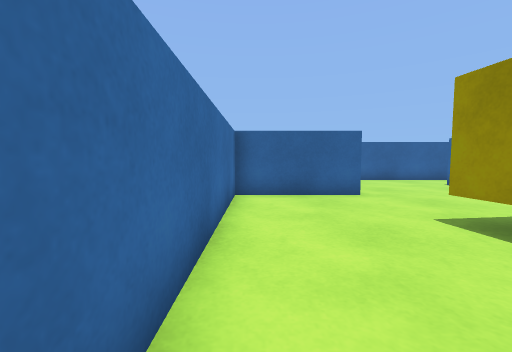
view 1 (above)

18 first-person views from a walk through a 3-D level made in the Unity game engine. The camera is 0.58 m above the floor, tilts 4° down and sees 90° across. The floor is counted in squares, 0.5 m on a side. Each view is taken from the middle of a square. On the plan, view 1 faces up. The plan holds only what a view shows up to about 12 squares ahead; the rest is blank.

view 2
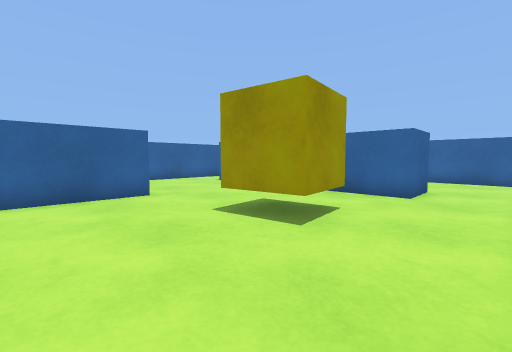

view 3
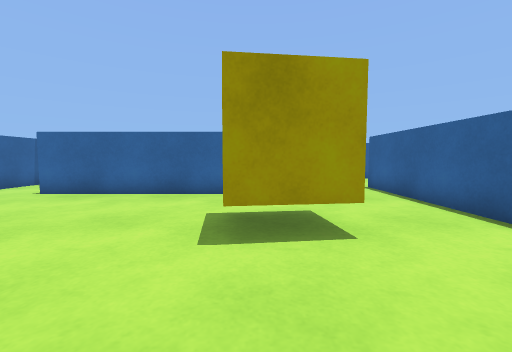

view 4
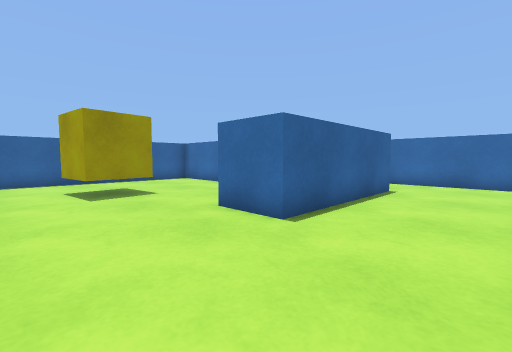

view 5
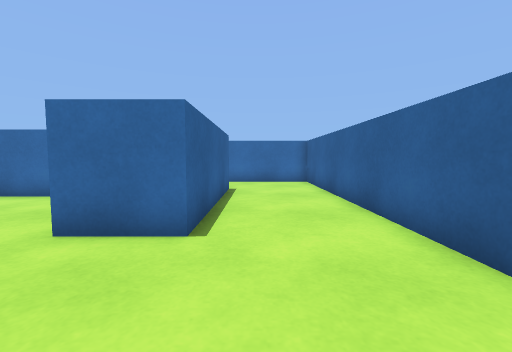

view 6
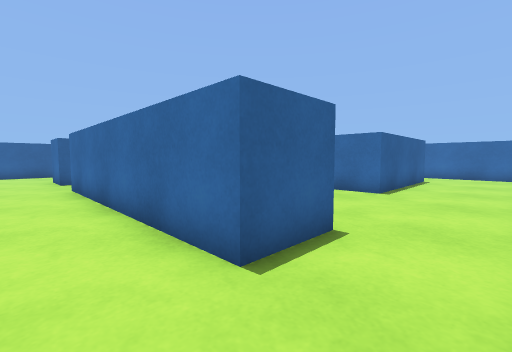

view 7
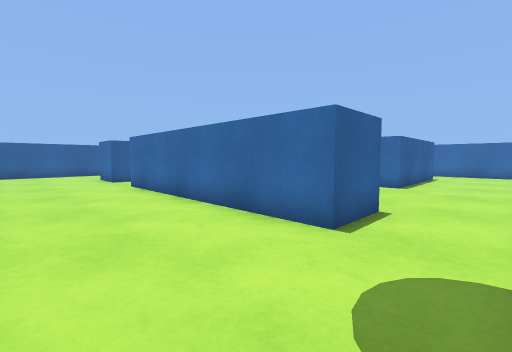

view 8
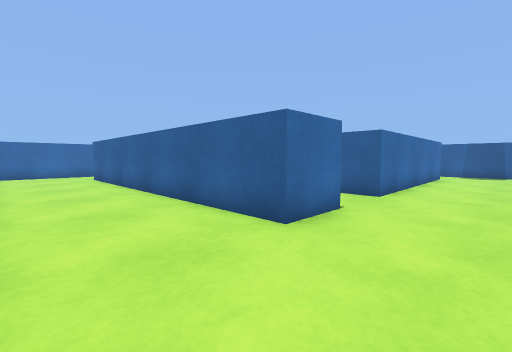

view 9
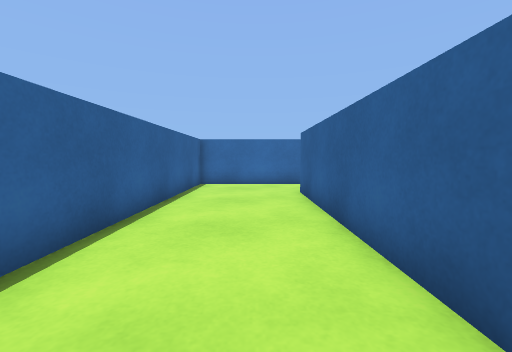

view 10
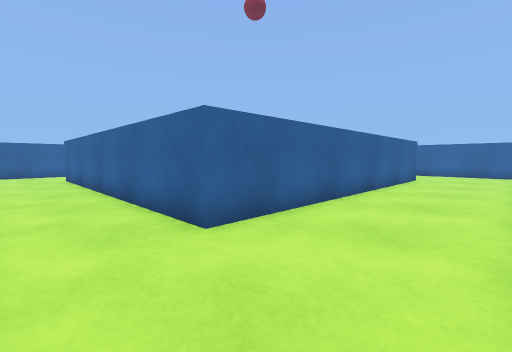

view 11
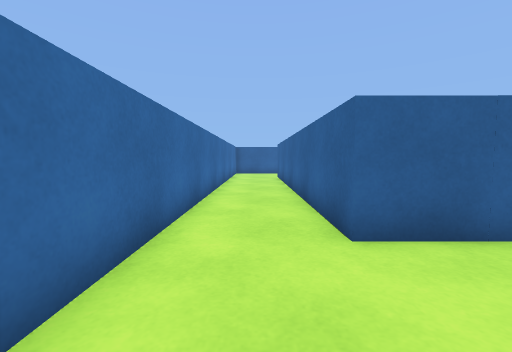

view 12
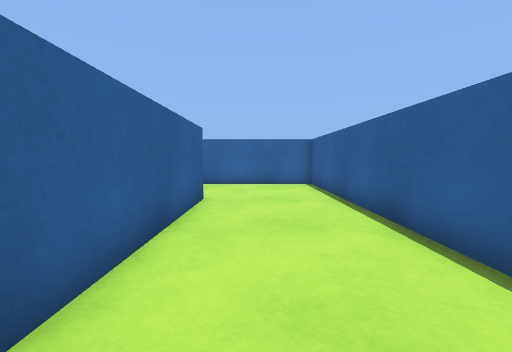

view 13
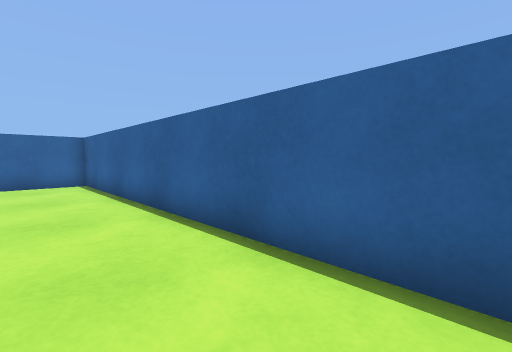

view 14
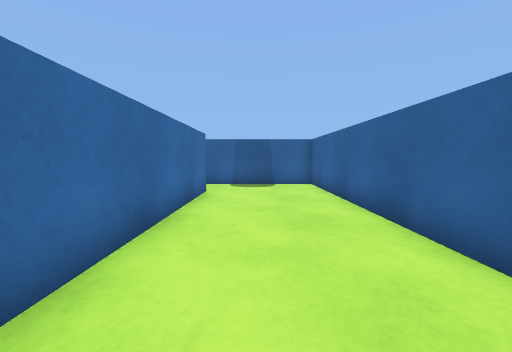

view 15
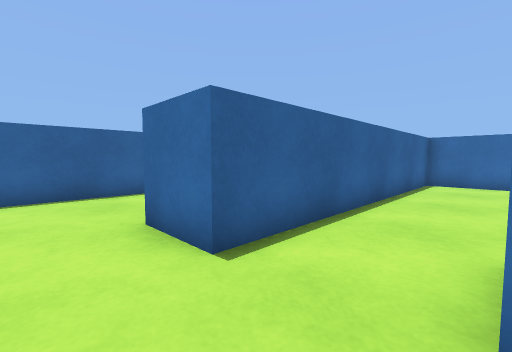

view 16
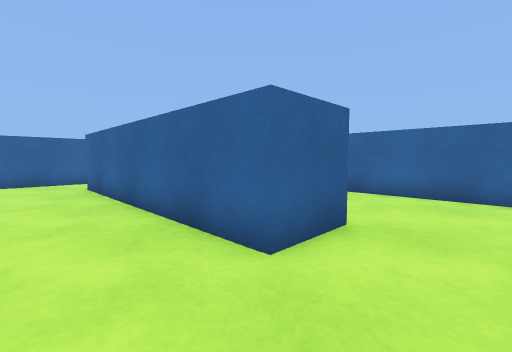

view 17
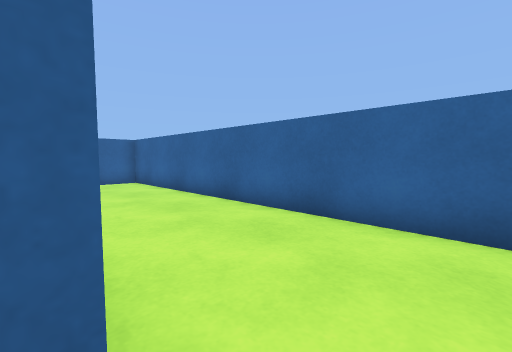

view 18
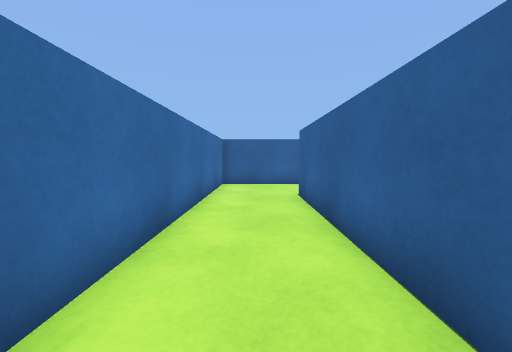

### Floor plan
Points are (right, up) in squares from view 1. A wall is a line through its corners. A room is listed if a view was taken in it or the views show most of it. See-through windows are left out.
Room 1 (views 1, 2, 3, 4, 5, 16, 17)
walls: (-0.7, 7.9) (-0.7, -0.5) (10.2, -0.5); (-2.7, 10) (-0.6, 10); (10.2, 2) (8.2, 2) (8.2, 11) (10.2, 11); (11.5, 13.5) (-5.5, 13.5) (-5.5, 11.5)
ways out: opening at (-4.5, 11.5) to room 2; opening at (10.5, 0.5) to room 2; opening at (11, 12.5) to room 2
objects: blue block (0, 8) to (3, 10); yellow cube (4, 3) to (5, 4)
Room 2 (views 6, 7, 8, 9, 10, 11, 12, 13, 14, 15, 18)
walls: (10.2, -0.5) (10.2, -2.5) (-2.7, -2.5) (-2.7, 10); (14.5, -0.1) (14.5, 13.5) (11.5, 13.5); (10.2, 11) (10.2, 2); (-5.5, 11.5) (-5.5, -6.5) (14.5, -6.5) (14.5, -1.6)
ways out: opening at (-4.5, 11.5) to room 1; opening at (10.5, 0.5) to room 1; opening at (11, 12.5) to room 1

Positions as (right, up) in squares from view 1, and headings:
1: (0, 0), facing up
2: (0, 0), facing up-right
3: (0, 4), facing right
4: (7, 13), facing down-left
5: (7, 11), facing left
6: (12, 13), facing down-left
7: (14, 13), facing down-left
8: (13, -6), facing up-left
9: (6, -4), facing left
10: (-5, -6), facing up-right
11: (-4, -6), facing up
12: (3, -4), facing right
13: (2, -4), facing down-right
14: (12, 2), facing up
15: (12, 2), facing down-left
16: (6, 0), facing up-right
17: (10, 1), facing up-right
18: (-4, 2), facing up
